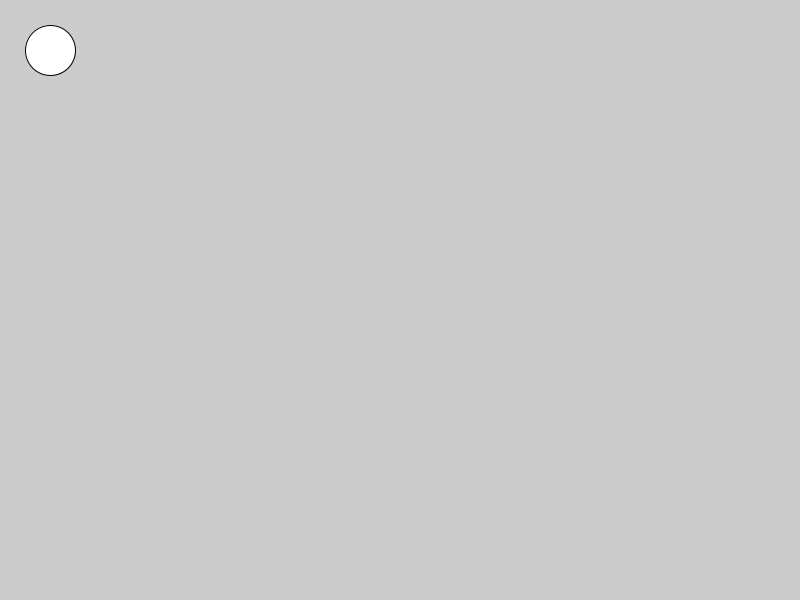
Frame 1 (no input)
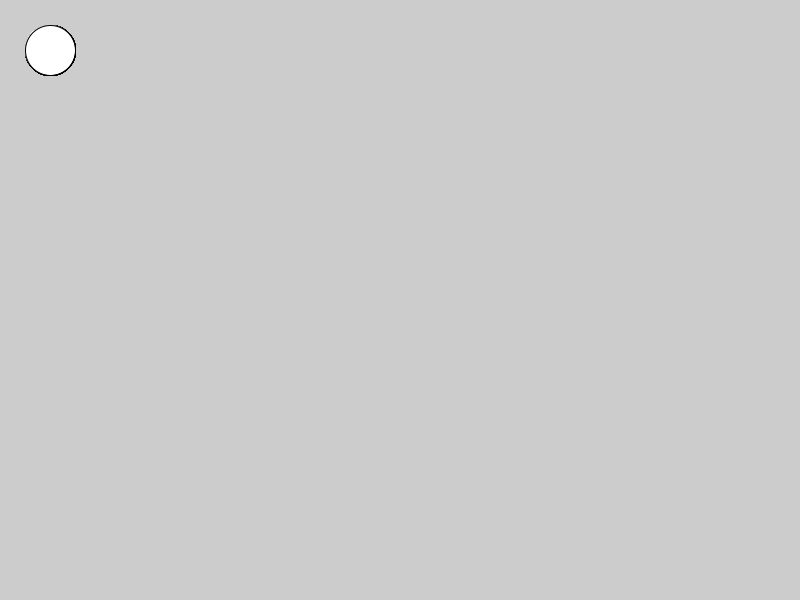
Frame 60 (the mouse pressed at the canvas centre just before this capture)
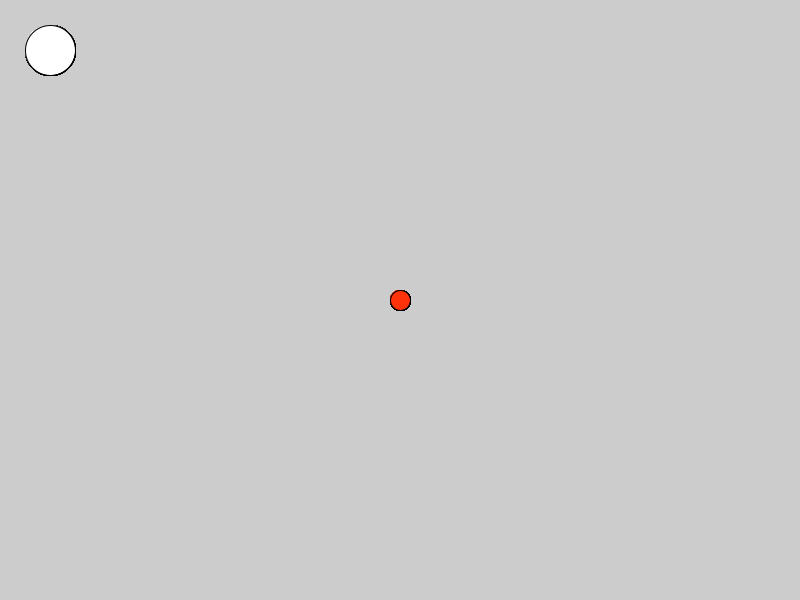
Frame 120 (the mouse held since frame 60 and released just before this capture)

The Processing sketch that drew these frames (run headless with seeded random() and noise(); from frame 60 on, the mouse is pressed at the canvas centre):

// Processing sketch: gersteinex
// ── gersteinex.pde
color c = color(255, 50, 10);

void setup() {
  size(800, 600);
}

void draw() {
  fill(255, 255, 255);
  ellipse(50, 50, 50, 50);
  if (mousePressed) {
    setColorTo();
  }
  fill(c);
  if (mouseX > 100) {
    ellipse(mouseX, mouseY, 20, 20);
  }
}

void setColorTo() {
  if (mouseX < 100) {
    c = get(mouseX, mouseY);
  }
}
